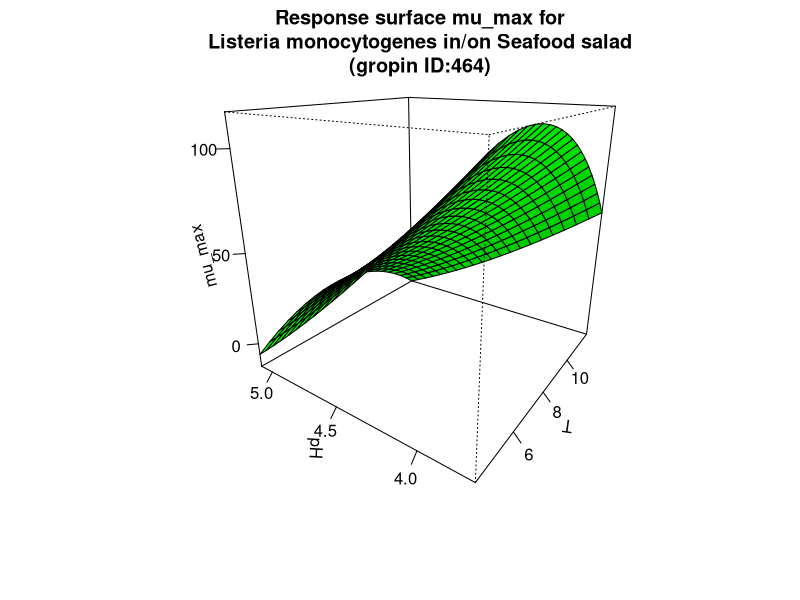

Reproduce this figure in R.
#############################
# start of Parameter script
#############################
T <- seq(4.004,11.988011988012,length.out=21)
pH <- seq(3.7037,5.0949050949051,length.out=21)
#############################
# end of Parameter script
#############################
############################# 
# start of Model script Gropin ID 464 
#############################
 
# constant coefficients for this model
 
variables <- data.frame(T,pH)
argumentsPar <- expand.grid(variables)
 
# heart of the model
response_surface <- function(T,pH) {
   mumax <-620.83+2.916*T-186.5*pH+3.841*T*pH-1.463*(T^2)+9.879*(pH^2)

return(mumax=mumax)
} 

# output parameters
mumax <- cbind(argumentsPar,response_surface(argumentsPar['T'],argumentsPar['pH']))
colnames(mumax) <- c(colnames(argumentsPar),'mumax')
#############################
# End of Model script
#############################
############################# 
# start of Visualisation script Gropin ID 464 
#############################
persp(T,pH,matrix(unlist(mumax$mumax),nrow=21),col = 'green',xlab='T',ylab='pH',zlab='mu_max',main='Response surface mu_max for
Listeria monocytogenes in/on Seafood salad
(gropin ID:464)',theta=305,phi=20,shade=0.25,ticktype = 'detailed')
#############################
# End of Visualisation script
#############################
